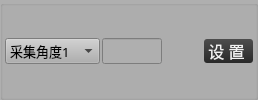
                  <widget class="QGroupBox" name="groupBox_7">
                   <property name="styleSheet">
                    <string notr="true">background-color: rgb(175, 175, 175);</string>
                   </property>
                   <property name="title">
                    <string/>
                   </property>
                   <layout class="QHBoxLayout" name="horizontalLayout_4">
                    <property name="spacing">
                     <number>2</number>
                    </property>
                    <property name="leftMargin">
                     <number>2</number>
                    </property>
                    <property name="topMargin">
                     <number>5</number>
                    </property>
                    <property name="rightMargin">
                     <number>2</number>
                    </property>
                    <property name="bottomMargin">
                     <number>5</number>
                    </property>
                    <item>
                     <widget class="QComboBox" name="comboBox_qzcapangle">
                      <property name="sizePolicy">
                       <sizepolicy hsizetype="Maximum" vsizetype="Fixed">
                        <horstretch>0</horstretch>
                        <verstretch>0</verstretch>
                       </sizepolicy>
                      </property>
                      <property name="maximumSize">
                       <size>
                        <width>100</width>
                        <height>16777215</height>
                       </size>
                      </property>
                      <property name="font">
                       <font>
                        <family>微软雅黑</family>
                        <pointsize>10</pointsize>
                       </font>
                      </property>
                      <item>
                       <property name="text">
                        <string>采集角度1</string>
                       </property>
                      </item>
                      <item>
                       <property name="text">
                        <string>采集角度2</string>
                       </property>
                      </item>
                      <item>
                       <property name="text">
                        <string>采集角度3</string>
                       </property>
                      </item>
                      <item>
                       <property name="text">
                        <string>采集角度4</string>
                       </property>
                      </item>
                      <item>
                       <property name="text">
                        <string>采集角度5</string>
                       </property>
                      </item>
                      <item>
                       <property name="text">
                        <string>采集角度6</string>
                       </property>
                      </item>
                      <item>
                       <property name="text">
                        <string>采集角度7</string>
                       </property>
                      </item>
                      <item>
                       <property name="text">
                        <string>采集角度8</string>
                       </property>
                      </item>
                      <item>
                       <property name="text">
                        <string>采集角度9</string>
                       </property>
                      </item>
                      <item>
                       <property name="text">
                        <string>采集角度10</string>
                       </property>
                      </item>
                     </widget>
                    </item>
                    <item>
                     <widget class="KLineEditKb" name="lineEdit_qzcapangle">
                      <property name="sizePolicy">
                       <sizepolicy hsizetype="Preferred" vsizetype="Fixed">
                        <horstretch>0</horstretch>
                        <verstretch>0</verstretch>
                       </sizepolicy>
                      </property>
                      <property name="maximumSize">
                       <size>
                        <width>60</width>
                        <height>16777215</height>
                       </size>
                      </property>
                      <property name="font">
                       <font>
                        <family>微软雅黑</family>
                        <pointsize>10</pointsize>
                       </font>
                      </property>
                     </widget>
                    </item>
                    <item>
                     <spacer name="horizontalSpacer_8">
                      <property name="orientation">
                       <enum>Qt::Horizontal</enum>
                      </property>
                      <property name="sizeType">
                       <enum>QSizePolicy::Expanding</enum>
                      </property>
                      <property name="sizeHint" stdset="0">
                       <size>
                        <width>40</width>
                        <height>20</height>
                       </size>
                      </property>
                     </spacer>
                    </item>
                    <item>
                     <widget class="QPushButton" name="pushButton_qzcapangleset">
                      <property name="sizePolicy">
                       <sizepolicy hsizetype="Preferred" vsizetype="Fixed">
                        <horstretch>0</horstretch>
                        <verstretch>0</verstretch>
                       </sizepolicy>
                      </property>
                      <property name="font">
                       <font>
                        <family>微软雅黑</family>
                        <pointsize>12</pointsize>
                       </font>
                      </property>
                      <property name="styleSheet">
                       <string notr="true">QPushButton#pushButton_qzcapangleset{
	border-style: none;
	border: 0px;
	color: #F0F0F0;
	padding: 0px;	
	min-height: 16px;
	border-radius:3px;
	background: qlineargradient(spread:pad, x1:0, y1:0, x2:0, y2:1, stop:0 #4D4D4D, stop:1 #292929); 
}

QPushButton#pushButton_qzcapangleset:hover{ 
	background: qlineargradient(spread:pad, x1:0, y1:0, x2:0, y2:1, stop:0 #636363, stop:1 #575757);
}

QPushButton#pushButton_qzcapangleset:pressed{ 
	background: qlineargradient(spread:pad, x1:0, y1:0, x2:0, y2:1, stop:0 #4D4D4D, stop:1 #292929);
}</string>
                      </property>
                      <property name="text">
                       <string> 设 置  </string>
                      </property>
                     </widget>
                    </item>
                   </layout>
                  </widget>
